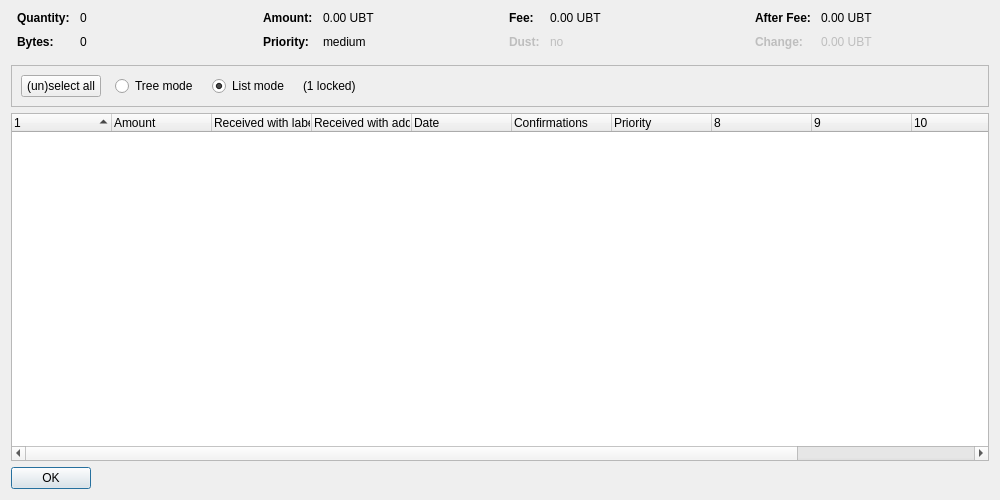
<?xml version="1.0" encoding="UTF-8"?>
<ui version="4.0">
 <class>CoinControlDialog</class>
 <widget class="QDialog" name="CoinControlDialog">
  <property name="geometry">
   <rect>
    <x>0</x>
    <y>0</y>
    <width>1000</width>
    <height>500</height>
   </rect>
  </property>
  <property name="windowTitle">
   <string>Coin Selection</string>
  </property>
  <layout class="QVBoxLayout" name="verticalLayout">
   <item>
    <layout class="QHBoxLayout" name="horizontalLayoutTop" stretch="0,0,0,0">
     <property name="topMargin">
      <number>0</number>
     </property>
     <property name="bottomMargin">
      <number>10</number>
     </property>
     <item>
      <layout class="QFormLayout" name="formLayoutCoinControl1">
       <property name="horizontalSpacing">
        <number>10</number>
       </property>
       <property name="verticalSpacing">
        <number>10</number>
       </property>
       <property name="leftMargin">
        <number>6</number>
       </property>
       <property name="rightMargin">
        <number>6</number>
       </property>
       <item row="0" column="0">
        <widget class="QLabel" name="labelCoinControlQuantityText">
         <property name="font">
          <font>
           <weight>75</weight>
           <bold>true</bold>
          </font>
         </property>
         <property name="text">
          <string>Quantity:</string>
         </property>
        </widget>
       </item>
       <item row="0" column="1">
        <widget class="QLabel" name="labelCoinControlQuantity">
         <property name="cursor">
          <cursorShape>IBeamCursor</cursorShape>
         </property>
         <property name="contextMenuPolicy">
          <enum>Qt::ActionsContextMenu</enum>
         </property>
         <property name="text">
          <string notr="true">0</string>
         </property>
         <property name="textInteractionFlags">
          <set>Qt::LinksAccessibleByMouse|Qt::TextSelectableByKeyboard|Qt::TextSelectableByMouse</set>
         </property>
        </widget>
       </item>
       <item row="1" column="0">
        <widget class="QLabel" name="labelCoinControlBytesText">
         <property name="font">
          <font>
           <weight>75</weight>
           <bold>true</bold>
          </font>
         </property>
         <property name="text">
          <string>Bytes:</string>
         </property>
        </widget>
       </item>
       <item row="1" column="1">
        <widget class="QLabel" name="labelCoinControlBytes">
         <property name="cursor">
          <cursorShape>IBeamCursor</cursorShape>
         </property>
         <property name="contextMenuPolicy">
          <enum>Qt::ActionsContextMenu</enum>
         </property>
         <property name="text">
          <string notr="true">0</string>
         </property>
         <property name="textInteractionFlags">
          <set>Qt::LinksAccessibleByMouse|Qt::TextSelectableByKeyboard|Qt::TextSelectableByMouse</set>
         </property>
        </widget>
       </item>
      </layout>
     </item>
     <item>
      <layout class="QFormLayout" name="formLayoutCoinControl2">
       <property name="horizontalSpacing">
        <number>10</number>
       </property>
       <property name="verticalSpacing">
        <number>10</number>
       </property>
       <property name="leftMargin">
        <number>6</number>
       </property>
       <property name="rightMargin">
        <number>6</number>
       </property>
       <item row="0" column="0">
        <widget class="QLabel" name="labelCoinControlAmountText">
         <property name="font">
          <font>
           <weight>75</weight>
           <bold>true</bold>
          </font>
         </property>
         <property name="text">
          <string>Amount:</string>
         </property>
        </widget>
       </item>
       <item row="0" column="1">
        <widget class="QLabel" name="labelCoinControlAmount">
         <property name="cursor">
          <cursorShape>IBeamCursor</cursorShape>
         </property>
         <property name="contextMenuPolicy">
          <enum>Qt::ActionsContextMenu</enum>
         </property>
         <property name="text">
          <string notr="true">0.00 UBT</string>
         </property>
         <property name="textInteractionFlags">
          <set>Qt::LinksAccessibleByMouse|Qt::TextSelectableByKeyboard|Qt::TextSelectableByMouse</set>
         </property>
        </widget>
       </item>
       <item row="1" column="0">
        <widget class="QLabel" name="labelCoinControlPriorityText">
         <property name="font">
          <font>
           <weight>75</weight>
           <bold>true</bold>
          </font>
         </property>
         <property name="text">
          <string>Priority:</string>
         </property>
        </widget>
       </item>
       <item row="1" column="1">
        <widget class="QLabel" name="labelCoinControlPriority">
         <property name="cursor">
          <cursorShape>IBeamCursor</cursorShape>
         </property>
         <property name="contextMenuPolicy">
          <enum>Qt::ActionsContextMenu</enum>
         </property>
         <property name="text">
          <string notr="true">medium</string>
         </property>
         <property name="textInteractionFlags">
          <set>Qt::LinksAccessibleByMouse|Qt::TextSelectableByKeyboard|Qt::TextSelectableByMouse</set>
         </property>
        </widget>
       </item>
      </layout>
     </item>
     <item>
      <layout class="QFormLayout" name="formLayoutCoinControl3">
       <property name="horizontalSpacing">
        <number>10</number>
       </property>
       <property name="verticalSpacing">
        <number>10</number>
       </property>
       <property name="leftMargin">
        <number>6</number>
       </property>
       <property name="rightMargin">
        <number>6</number>
       </property>
       <item row="0" column="0">
        <widget class="QLabel" name="labelCoinControlFeeText">
         <property name="font">
          <font>
           <weight>75</weight>
           <bold>true</bold>
          </font>
         </property>
         <property name="text">
          <string>Fee:</string>
         </property>
        </widget>
       </item>
       <item row="0" column="1">
        <widget class="QLabel" name="labelCoinControlFee">
         <property name="cursor">
          <cursorShape>IBeamCursor</cursorShape>
         </property>
         <property name="contextMenuPolicy">
          <enum>Qt::ActionsContextMenu</enum>
         </property>
         <property name="text">
          <string notr="true">0.00 UBT</string>
         </property>
         <property name="textInteractionFlags">
          <set>Qt::LinksAccessibleByMouse|Qt::TextSelectableByKeyboard|Qt::TextSelectableByMouse</set>
         </property>
        </widget>
       </item>
       <item row="1" column="0">
        <widget class="QLabel" name="labelCoinControlLowOutputText">
         <property name="enabled">
          <bool>false</bool>
         </property>
         <property name="font">
          <font>
           <weight>75</weight>
           <bold>true</bold>
          </font>
         </property>
         <property name="text">
          <string>Dust:</string>
         </property>
        </widget>
       </item>
       <item row="1" column="1">
        <widget class="QLabel" name="labelCoinControlLowOutput">
         <property name="enabled">
          <bool>false</bool>
         </property>
         <property name="cursor">
          <cursorShape>IBeamCursor</cursorShape>
         </property>
         <property name="contextMenuPolicy">
          <enum>Qt::ActionsContextMenu</enum>
         </property>
         <property name="text">
          <string notr="true">no</string>
         </property>
         <property name="textInteractionFlags">
          <set>Qt::LinksAccessibleByMouse|Qt::TextSelectableByKeyboard|Qt::TextSelectableByMouse</set>
         </property>
        </widget>
       </item>
      </layout>
     </item>
     <item>
      <layout class="QFormLayout" name="formLayoutCoinControl4">
       <property name="horizontalSpacing">
        <number>10</number>
       </property>
       <property name="verticalSpacing">
        <number>10</number>
       </property>
       <property name="leftMargin">
        <number>6</number>
       </property>
       <property name="rightMargin">
        <number>6</number>
       </property>
       <item row="0" column="0">
        <widget class="QLabel" name="labelCoinControlAfterFeeText">
         <property name="font">
          <font>
           <weight>75</weight>
           <bold>true</bold>
          </font>
         </property>
         <property name="text">
          <string>After Fee:</string>
         </property>
        </widget>
       </item>
       <item row="0" column="1">
        <widget class="QLabel" name="labelCoinControlAfterFee">
         <property name="cursor">
          <cursorShape>IBeamCursor</cursorShape>
         </property>
         <property name="contextMenuPolicy">
          <enum>Qt::ActionsContextMenu</enum>
         </property>
         <property name="text">
          <string notr="true">0.00 UBT</string>
         </property>
         <property name="textInteractionFlags">
          <set>Qt::LinksAccessibleByMouse|Qt::TextSelectableByKeyboard|Qt::TextSelectableByMouse</set>
         </property>
        </widget>
       </item>
       <item row="1" column="0">
        <widget class="QLabel" name="labelCoinControlChangeText">
         <property name="enabled">
          <bool>false</bool>
         </property>
         <property name="font">
          <font>
           <weight>75</weight>
           <bold>true</bold>
          </font>
         </property>
         <property name="text">
          <string>Change:</string>
         </property>
        </widget>
       </item>
       <item row="1" column="1">
        <widget class="QLabel" name="labelCoinControlChange">
         <property name="enabled">
          <bool>false</bool>
         </property>
         <property name="cursor">
          <cursorShape>IBeamCursor</cursorShape>
         </property>
         <property name="contextMenuPolicy">
          <enum>Qt::ActionsContextMenu</enum>
         </property>
         <property name="text">
          <string notr="true">0.00 UBT</string>
         </property>
         <property name="textInteractionFlags">
          <set>Qt::LinksAccessibleByMouse|Qt::TextSelectableByKeyboard|Qt::TextSelectableByMouse</set>
         </property>
        </widget>
       </item>
      </layout>
     </item>
    </layout>
   </item>
   <item>
    <widget class="QFrame" name="frame">
     <property name="minimumSize">
      <size>
       <width>0</width>
       <height>40</height>
      </size>
     </property>
     <property name="frameShape">
      <enum>QFrame::StyledPanel</enum>
     </property>
     <property name="frameShadow">
      <enum>QFrame::Sunken</enum>
     </property>
     <layout class="QHBoxLayout" name="horizontalLayout">
      <item>
       <layout class="QHBoxLayout" name="horizontalLayoutPanel" stretch="0,0,0,0,0">
        <property name="spacing">
         <number>14</number>
        </property>
        <item>
         <widget class="QPushButton" name="pushButtonSelectAll">
          <property name="sizePolicy">
           <sizepolicy hsizetype="Maximum" vsizetype="Fixed">
            <horstretch>0</horstretch>
            <verstretch>0</verstretch>
           </sizepolicy>
          </property>
          <property name="text">
           <string>(un)select all</string>
          </property>
          <property name="autoDefault">
           <bool>false</bool>
          </property>
         </widget>
        </item>
        <item>
         <widget class="QRadioButton" name="radioTreeMode">
          <property name="sizePolicy">
           <sizepolicy hsizetype="Maximum" vsizetype="Fixed">
            <horstretch>0</horstretch>
            <verstretch>0</verstretch>
           </sizepolicy>
          </property>
          <property name="text">
           <string>Tree mode</string>
          </property>
         </widget>
        </item>
        <item>
         <widget class="QRadioButton" name="radioListMode">
          <property name="sizePolicy">
           <sizepolicy hsizetype="Maximum" vsizetype="Fixed">
            <horstretch>0</horstretch>
            <verstretch>0</verstretch>
           </sizepolicy>
          </property>
          <property name="text">
           <string>List mode</string>
          </property>
          <property name="checked">
           <bool>true</bool>
          </property>
         </widget>
        </item>
        <item>
         <widget class="QLabel" name="labelLocked">
          <property name="text">
           <string notr="true">(1 locked)</string>
          </property>
         </widget>
        </item>
        <item>
         <spacer name="horizontalSpacer">
          <property name="orientation">
           <enum>Qt::Horizontal</enum>
          </property>
          <property name="sizeHint" stdset="0">
           <size>
            <width>40</width>
            <height>20</height>
           </size>
          </property>
         </spacer>
        </item>
       </layout>
      </item>
     </layout>
    </widget>
   </item>
   <item>
    <widget class="CoinControlTreeWidget" name="treeWidget">
     <property name="contextMenuPolicy">
      <enum>Qt::CustomContextMenu</enum>
     </property>
     <property name="sortingEnabled">
      <bool>false</bool>
     </property>
     <property name="columnCount">
      <number>12</number>
     </property>
     <attribute name="headerShowSortIndicator" stdset="0">
      <bool>true</bool>
     </attribute>
     <attribute name="headerStretchLastSection">
      <bool>false</bool>
     </attribute>
     <column>
      <property name="text">
       <string/>
      </property>
     </column>
     <column>
      <property name="text">
       <string>Amount</string>
      </property>
     </column>
     <column>
      <property name="text">
       <string>Received with label</string>
      </property>
     </column>
     <column>
      <property name="text">
       <string>Received with address</string>
      </property>
     </column>
     <column>
      <property name="text">
       <string>Date</string>
      </property>
     </column>
     <column>
      <property name="text">
       <string>Confirmations</string>
      </property>
      <property name="toolTip">
       <string>Confirmed</string>
      </property>
     </column>
     <column>
      <property name="text">
       <string>Priority</string>
      </property>
     </column>
     <column>
      <property name="text">
       <string/>
      </property>
     </column>
     <column>
      <property name="text">
       <string/>
      </property>
     </column>
     <column>
      <property name="text">
       <string/>
      </property>
     </column>
     <column>
      <property name="text">
       <string/>
      </property>
     </column>
     <column>
      <property name="text">
       <string/>
      </property>
     </column>
    </widget>
   </item>
   <item>
    <widget class="QDialogButtonBox" name="buttonBox">
     <property name="sizePolicy">
      <sizepolicy hsizetype="Maximum" vsizetype="Fixed">
       <horstretch>0</horstretch>
       <verstretch>0</verstretch>
      </sizepolicy>
     </property>
     <property name="orientation">
      <enum>Qt::Horizontal</enum>
     </property>
     <property name="standardButtons">
      <set>QDialogButtonBox::Ok</set>
     </property>
    </widget>
   </item>
  </layout>
 </widget>
 <customwidgets>
  <customwidget>
   <class>CoinControlTreeWidget</class>
   <extends>QTreeWidget</extends>
   <header>coincontroltreewidget.h</header>
  </customwidget>
 </customwidgets>
 <resources/>
 <connections/>
</ui>
